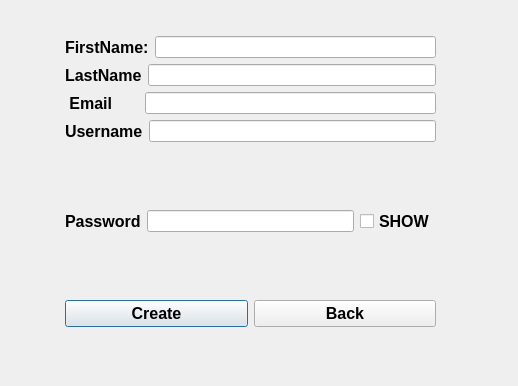
<?xml version="1.0" encoding="UTF-8"?>
<ui version="4.0">
 <class>Registracija</class>
 <widget class="QDialog" name="Registracija">
  <property name="geometry">
   <rect>
    <x>0</x>
    <y>0</y>
    <width>518</width>
    <height>386</height>
   </rect>
  </property>
  <property name="windowTitle">
   <string>Dialog</string>
  </property>
  <widget class="QWidget" name="layoutWidget">
   <property name="geometry">
    <rect>
     <x>65</x>
     <y>36</y>
     <width>371</width>
     <height>291</height>
    </rect>
   </property>
   <layout class="QGridLayout" name="gridLayout">
    <item row="0" column="0">
     <layout class="QHBoxLayout" name="horizontalLayout_5">
      <item>
       <widget class="QLabel" name="labelname">
        <property name="font">
         <font>
          <pointsize>12</pointsize>
          <bold>true</bold>
         </font>
        </property>
        <property name="text">
         <string>FirstName:</string>
        </property>
       </widget>
      </item>
      <item>
       <widget class="QLineEdit" name="fname">
        <property name="enabled">
         <bool>true</bool>
        </property>
        <property name="sizePolicy">
         <sizepolicy hsizetype="Expanding" vsizetype="Fixed">
          <horstretch>0</horstretch>
          <verstretch>0</verstretch>
         </sizepolicy>
        </property>
        <property name="minimumSize">
         <size>
          <width>0</width>
          <height>0</height>
         </size>
        </property>
        <property name="contextMenuPolicy">
         <enum>Qt::NoContextMenu</enum>
        </property>
        <property name="acceptDrops">
         <bool>true</bool>
        </property>
        <property name="toolTip">
         <string/>
        </property>
        <property name="maxLength">
         <number>1000</number>
        </property>
        <property name="echoMode">
         <enum>QLineEdit::Normal</enum>
        </property>
       </widget>
      </item>
     </layout>
    </item>
    <item row="1" column="0">
     <layout class="QHBoxLayout" name="horizontalLayout_19">
      <item>
       <widget class="QLabel" name="label_13">
        <property name="font">
         <font>
          <pointsize>12</pointsize>
          <bold>true</bold>
         </font>
        </property>
        <property name="text">
         <string>LastName</string>
        </property>
       </widget>
      </item>
      <item>
       <widget class="QLineEdit" name="lname">
        <property name="enabled">
         <bool>true</bool>
        </property>
        <property name="sizePolicy">
         <sizepolicy hsizetype="Expanding" vsizetype="Fixed">
          <horstretch>0</horstretch>
          <verstretch>0</verstretch>
         </sizepolicy>
        </property>
        <property name="minimumSize">
         <size>
          <width>0</width>
          <height>0</height>
         </size>
        </property>
        <property name="contextMenuPolicy">
         <enum>Qt::NoContextMenu</enum>
        </property>
        <property name="acceptDrops">
         <bool>true</bool>
        </property>
        <property name="toolTip">
         <string/>
        </property>
        <property name="maxLength">
         <number>1000</number>
        </property>
        <property name="echoMode">
         <enum>QLineEdit::Normal</enum>
        </property>
       </widget>
      </item>
     </layout>
    </item>
    <item row="2" column="0">
     <layout class="QHBoxLayout" name="horizontalLayout_18">
      <item>
       <widget class="QLabel" name="label_12">
        <property name="font">
         <font>
          <pointsize>12</pointsize>
          <bold>true</bold>
         </font>
        </property>
        <property name="text">
         <string> Email      </string>
        </property>
       </widget>
      </item>
      <item>
       <widget class="QLineEdit" name="email">
        <property name="enabled">
         <bool>true</bool>
        </property>
        <property name="sizePolicy">
         <sizepolicy hsizetype="Expanding" vsizetype="Fixed">
          <horstretch>0</horstretch>
          <verstretch>0</verstretch>
         </sizepolicy>
        </property>
        <property name="minimumSize">
         <size>
          <width>0</width>
          <height>0</height>
         </size>
        </property>
        <property name="contextMenuPolicy">
         <enum>Qt::NoContextMenu</enum>
        </property>
        <property name="acceptDrops">
         <bool>true</bool>
        </property>
        <property name="toolTip">
         <string/>
        </property>
        <property name="maxLength">
         <number>1000</number>
        </property>
        <property name="echoMode">
         <enum>QLineEdit::Normal</enum>
        </property>
       </widget>
      </item>
     </layout>
    </item>
    <item row="3" column="0">
     <layout class="QHBoxLayout" name="horizontalLayout_3">
      <property name="topMargin">
       <number>0</number>
      </property>
      <item>
       <widget class="QLabel" name="label">
        <property name="font">
         <font>
          <pointsize>12</pointsize>
          <bold>true</bold>
         </font>
        </property>
        <property name="text">
         <string>Username</string>
        </property>
       </widget>
      </item>
      <item>
       <widget class="QLineEdit" name="user"/>
      </item>
     </layout>
    </item>
    <item row="4" column="0">
     <layout class="QHBoxLayout" name="horizontalLayout_2">
      <item>
       <widget class="QLabel" name="label_2">
        <property name="font">
         <font>
          <pointsize>12</pointsize>
          <bold>true</bold>
         </font>
        </property>
        <property name="text">
         <string>Password</string>
        </property>
       </widget>
      </item>
      <item>
       <widget class="QLineEdit" name="pass">
        <property name="enabled">
         <bool>true</bool>
        </property>
        <property name="sizePolicy">
         <sizepolicy hsizetype="Expanding" vsizetype="Fixed">
          <horstretch>0</horstretch>
          <verstretch>0</verstretch>
         </sizepolicy>
        </property>
        <property name="minimumSize">
         <size>
          <width>0</width>
          <height>0</height>
         </size>
        </property>
        <property name="contextMenuPolicy">
         <enum>Qt::NoContextMenu</enum>
        </property>
        <property name="acceptDrops">
         <bool>true</bool>
        </property>
        <property name="toolTip">
         <string/>
        </property>
        <property name="maxLength">
         <number>1000</number>
        </property>
        <property name="echoMode">
         <enum>QLineEdit::Password</enum>
        </property>
       </widget>
      </item>
      <item>
       <widget class="QCheckBox" name="pokazi">
        <property name="sizePolicy">
         <sizepolicy hsizetype="Minimum" vsizetype="Preferred">
          <horstretch>0</horstretch>
          <verstretch>0</verstretch>
         </sizepolicy>
        </property>
        <property name="font">
         <font>
          <pointsize>12</pointsize>
          <bold>true</bold>
         </font>
        </property>
        <property name="autoFillBackground">
         <bool>true</bool>
        </property>
        <property name="text">
         <string>SHOW</string>
        </property>
       </widget>
      </item>
     </layout>
    </item>
    <item row="5" column="0">
     <layout class="QHBoxLayout" name="horizontalLayout">
      <item>
       <widget class="QPushButton" name="Create">
        <property name="font">
         <font>
          <pointsize>12</pointsize>
          <bold>true</bold>
         </font>
        </property>
        <property name="text">
         <string>Create</string>
        </property>
        <property name="checkable">
         <bool>false</bool>
        </property>
       </widget>
      </item>
      <item>
       <widget class="QPushButton" name="Back">
        <property name="font">
         <font>
          <pointsize>12</pointsize>
          <bold>true</bold>
         </font>
        </property>
        <property name="text">
         <string>Back</string>
        </property>
        <property name="checkable">
         <bool>false</bool>
        </property>
       </widget>
      </item>
     </layout>
    </item>
   </layout>
  </widget>
 </widget>
 <resources/>
 <connections/>
</ui>
